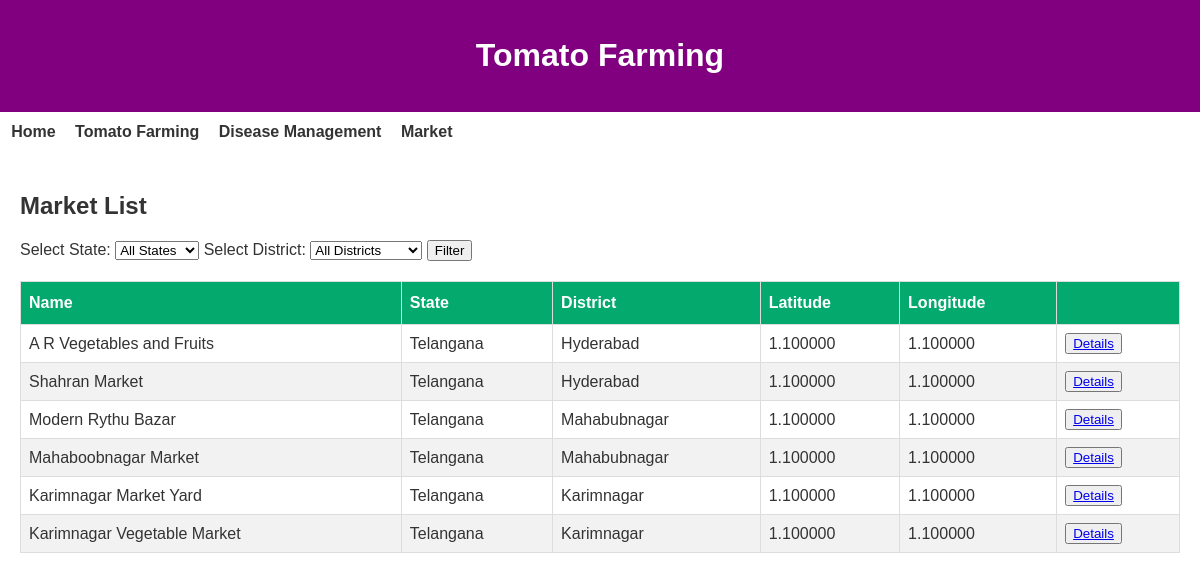
Screenshot of /market/market-list/ with the database file from the repository.
### market/models.py (models this page shows)
class Market(models.Model):
    name = models.CharField(max_length=255)
    state = models.ForeignKey(State, on_delete=models.CASCADE)
    district = models.ForeignKey(District, on_delete=models.CASCADE)
    latitude = models.DecimalField(max_digits=9, decimal_places=6)
    longitude = models.DecimalField(max_digits=9, decimal_places=6)

class State(models.Model):
    name = models.CharField(max_length=255)

class District(models.Model):
    name = models.CharField(max_length=255)
    state = models.ForeignKey(State, on_delete=models.CASCADE)

### market/views.py (the view)
# urls.py: path('market-list/', MarketListView.as_view(), name='market-list'),
class MarketListView(ListView):
    model = Market
    template_name = 'market/market_list.html'
    context_object_name = 'markets'
    def get_queryset(self):
        queryset = super().get_queryset()
        state_id = self.request.GET.get('state', None)
        district_id = self.request.GET.get('district', None)
        if state_id:
            queryset = queryset.filter(state_id=state_id)
        if district_id:
            queryset = queryset.filter(district_id=district_id)
        return queryset
    def get_context_data(self, **kwargs):
        context = super().get_context_data(**kwargs)
        context['states'] = State.objects.all()
        return context

### market/templates/market/market_list.html (shortened to what this page needs)
{% extends 'Info/base.html' %}
{% block content %}
  <h1>Market List</h1>
  <form method="get">
    <label for="state">Select State:</label>
    <select name="state" id="state">
      <option value="">All States</option>
    </select>
    <label for="district">Select District:</label>
    <select name="district" id="district">
      <option value="">All Districts</option>
    </select>
    <button type="submit">Filter</button>
  </form>
  <table id="table_style_1">
    <thead>
      <tr>
        <th>Name</th>
        <th>State</th>
        <th>District</th>
        <th>Latitude</th>
        <th>Longitude</th>
        <th></th>
      </tr>
    </thead>
    <tbody>
      {% for market in markets %}
        <tr>
          <td>{{ market.name }}</td>
          <td>{{ market.state.name }}</td>
          <td>{{ market.district.name }}</td>
          <td>{{ market.latitude }}</td>
          <td>{{ market.longitude }}</td>
          <td><button type="button"><a href="{% url 'market-graph' market.id %}">Details</a></button></td>
        </tr>
      {% endfor %}
    </tbody>
  </table>
{% endblock %}

### Info/templates/Info/base.html (shortened to what this page needs)
{% load static %}
<!DOCTYPE html>
<html lang="en">
  <head>
    <link rel="stylesheet" href="{% static 'Info/main.css' %}">
  </head>
  <body>
    <header>
      <h1>Tomato Farming</h1>
    </header>
    <nav>
      <a href="{% url 'info-home' %}">Home</a>
      <a href="{% url 'info-farming' %}">Tomato Farming</a>
      <a href="{% url 'info-disease' %}">Disease Management</a>
      <a href="{% url 'market-list' %}">Market</a>
    </nav>
    <section id="content">{% block content %} {% endblock content %}</section>
  </body>
</html>

### Info/static/Info/main.css (style rules this page uses)
body { font-family: Arial, sans-serif; margin: 0; padding: 0; background-color: #fff; color: #333; }
header { background-color: purple; color: #fff; padding: 1em; text-align: center; }
nav { background-color: rgba(255, 255, 255, 0.8); padding: 0.7em; }
nav a { margin-right: 15px; text-decoration: none; color: #333; font-weight: bold; }
section { padding: 20px; }
table { width: 100%; border-collapse: collapse; margin-top: 20px; }
th, td { border: 1px solid #ddd; padding: 10px; text-align: left; }
th { background-color: #f2f2f2; }

### market/templates/market/market_list.html (style rules this page uses)
#table_style_1 { font-family: Arial, Helvetica, sans-serif; border-collapse: collapse; width: 100%; }
#table_style_1 td, #table_style_1 th { border: 1px solid #ddd; padding: 8px; }
#table_style_1 tr:nth-child(even) { background-color: #f2f2f2; }
#table_style_1 th { padding-top: 12px; padding-bottom: 12px; text-align: left; background-color: #04AA6D; color: white; }

### rows the page displays
Market: name "A R Vegetables and Fruits", state.name "Telangana", district.name "Hyderabad", latitude "1.100000", longitude "1.100000"
Market: name "Shahran Market", state.name "Telangana", district.name "Hyderabad", latitude "1.100000", longitude "1.100000"
Market: name "Modern Rythu Bazar", state.name "Telangana", district.name "Mahabubnagar", latitude "1.100000", longitude "1.100000"
Market: name "Mahaboobnagar Market", state.name "Telangana", district.name "Mahabubnagar", latitude "1.100000", longitude "1.100000"
Market: name "Karimnagar Market Yard", state.name "Telangana", district.name "Karimnagar", latitude "1.100000", longitude "1.100000"
Market: name "Karimnagar Vegetable Market", state.name "Telangana", district.name "Karimnagar", latitude "1.100000", longitude "1.100000"
